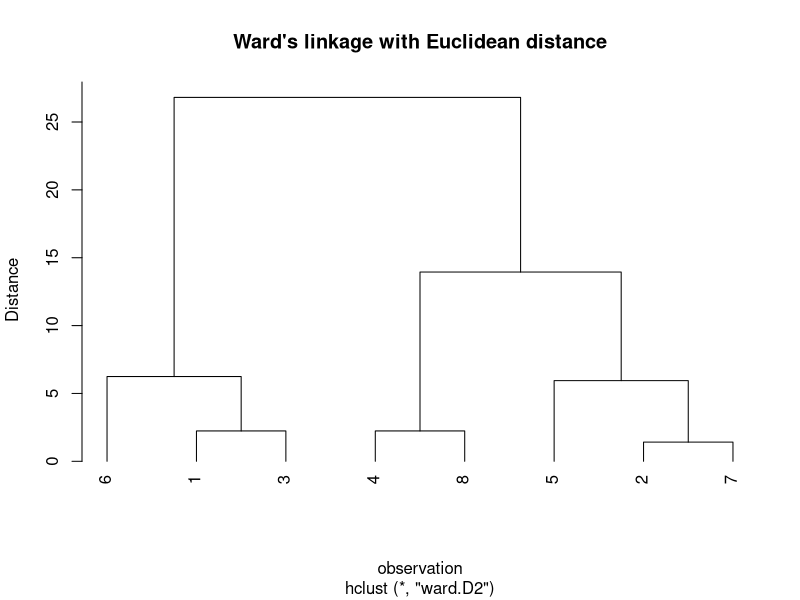

Write the R code that produced this figure.
# ch12.3 Ward's method

# read csv file
dat1 <- read.csv("data/ch12_dat2.csv")
dat2 <- dat1[, -1]

# Squared Euclidean distance
D1 <- dist(dat2)
D1^2

# Ward's linkage method
# check how different from linkage method
hc_c <- hclust(D1, method = "ward.D2")
plot(hc_c,
     hang = -1, cex = 1, main = "Ward's linkage with Euclidean distance",
     ylab = "Distance", xlab = "observation"
)
